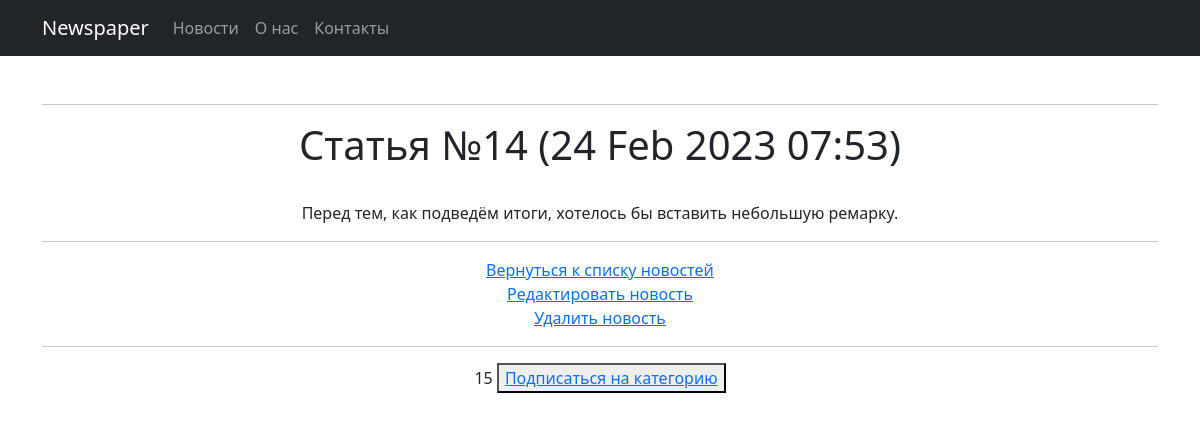
/news/15 (signed in), run on the app's committed database.
### news/models.py (models this page shows, shortened)
class Post(models.Model):
    author = models.ForeignKey(Author, on_delete=models.CASCADE)
    NEWS = 'NW'
    ARTICLE = 'AR'
    CATEGORY_CHOICES = (
        (NEWS, 'Новость'),
        (ARTICLE, 'Статья')
    )
    categoryType = models.CharField(max_length=2, choices=CATEGORY_CHOICES, default=ARTICLE)
    dateCreation = models.DateTimeField(auto_now_add=True)
    postCategory = models.ManyToManyField(Category, through='PostCategory')
    title = models.CharField(max_length=128)
    text = models.TextField()
    rating = models.SmallIntegerField(default=0)

### news/views.py (the view, shortened to what this page needs)
# urls.py: path('<int:pk>', cache_page(60*10)(NewsDetail.as_view()), name='post'),
class NewsDetail(LoginRequiredMixin, DetailView):
    model = Post
    template_name = "post.html"
    context_object_name = "post"

### news/templatetags/custom_filters.py (called while the page is built)
@register.filter(name='censor')
def censor(value, arg):
    for word in censor_words:
        value = str(value).replace(word, "***")
    return str(value)

### templates/post.html (shortened to what this page needs)
{% extends 'flatpages/default.html' %}
{% load custom_filters %}
{% block content %}
<h1>{{ post.title | censor:post.title }} ({{ post.dateCreation | date:'d M Y H:i' }})</h1>
<br>
<span>{{ post.text | censor:post.text }}</span>
<hr>
<a href="{% url 'post_list' %}">Вернуться к списку новостей</a><br>
<a href="{% url 'news_edit' post.id %}">Редактировать новость</a><br>
<a href="{% url 'news_delete' post.id %}">Удалить новость</a>
<hr>
<span>{{ post.id }}</span>
<button> <a href="{% url 'subscribe' post.id %}">Подписаться на категорию </a> </button>
{% endblock content %}

### data on the page
Post: title|censor "Статья №14", dateCreation "24 Feb 2023 07:53", text|censor "Перед тем, как подведём итоги, хотелось бы вставить небольшую ремарку.", id "15"
